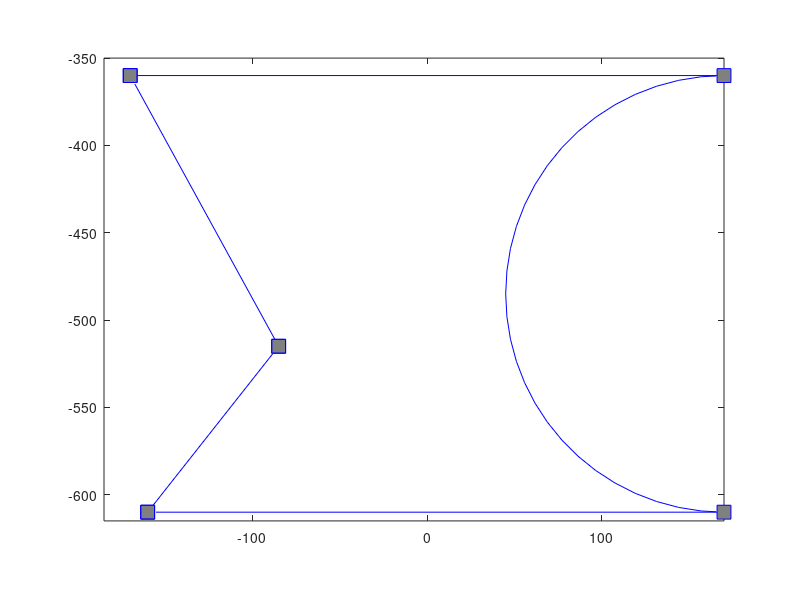

Write MATLAB code to recreate this figure. (Note: this script raises an error after producing the figure.)
clear all
%% create the plot 
bellyA=[-170 -360];
bellyB=[170 -360];
bellyC=[170 -610];
bellyD=[-160 -610];
bellyE=[-85 -515];
 

global X_MIN X_MAX Y_MIN Y_MAX;
X_MIN=-185;
X_MAX=170;
Y_MIN=-615;
Y_MAX=-350;

global whiteImage
whiteImage = 255 * ones(265, 350, 'uint8');
figure(1)
% imshow(whiteImage);


% axis([X_MIN X_MAX Y_MIN Y_MAX]);
global bellyF bellyF_radius
bellyF=[170 -485]; % origin of circle 
bellyF_radius= 125;
eq_pos_circle=[bellyF(1)-bellyF_radius bellyF(2)-bellyF_radius 2*bellyF_radius 2*bellyF_radius];
% plot the result 
figure(1)
plot([bellyA(1) bellyB(1)],[bellyA(2) bellyB(2)],'-bs', 'MarkerSize',10,'MarkerEdgeColor','b','MarkerFaceColor',[0.5,0.5,0.5]);
hold on
plot([bellyA(1) bellyE(1)],[bellyA(2) bellyE(2)],'-bs', 'MarkerSize',10,'MarkerEdgeColor','b','MarkerFaceColor',[0.5,0.5,0.5]);
hold on
plot([bellyD(1) bellyE(1)],[bellyD(2) bellyE(2)],'-bs', 'MarkerSize',10,'MarkerEdgeColor','b','MarkerFaceColor',[0.5,0.5,0.5]);
hold on
plot([bellyC(1) bellyD(1)],[bellyC(2) bellyD(2)],'-bs', 'MarkerSize',10,'MarkerEdgeColor','b','MarkerFaceColor',[0.5,0.5,0.5]);
hold on
rectangle('Position',eq_pos_circle,'Curvature',[1 1],'EdgeColor','b');
axis([X_MIN X_MAX Y_MIN Y_MAX]);

axis equal

global eqA_E eqD_E eqA_B eqC_D
eqA_E=polyfit([bellyA(1) bellyE(1)],[bellyA(2) bellyE(2)],1); 
eqD_E=polyfit([bellyD(1) bellyE(1)],[bellyD(2) bellyE(2)],1); 
eqA_B=polyfit([bellyA(1) bellyB(1)],[bellyA(2) bellyB(2)],1); 
eqC_D=polyfit([bellyC(1) bellyD(1)],[bellyC(2) bellyD(2)],1); 


%% fill the region and mark the boundary 
% free space = 1
% boundary = 2
% obstacle = 0

% fill the region
for i=X_MIN:X_MAX
   for j= Y_MIN:Y_MAX
       if(ToCheckIfInObstacleSpace(i,j))
           % is a free space, mark as 1
           whiteImage(j+616,i+186)=0;
       else
           whiteImage(j+616,i+186)=125;
       end
   end
end


for i=X_MIN+1:X_MAX
   for j= Y_MIN+1:Y_MAX
       if((whiteImage(j+616,i+186)==0 && whiteImage(j+616-1,i+186)==125) ...
          || (whiteImage(j+616,i+186)==125 && whiteImage(j+616-1,i+186)==0)...
          || (whiteImage(j+616,i+186)==0 && whiteImage(j+616,i+186-1)==125)...
          || (whiteImage(j+616,i+186)==125 && whiteImage(j+616,i+186-1)==0))
           % is a boundary, mark as 255
           whiteImage(j+616,i+186)=255;
       end
   end
end




%% morse decomposition 
% using h(x)=x from left to right 

% 1. find critical point 
criticalPoint=0;
connectivity=0;

for i=X_MIN+1:X_MAX
   for j= Y_MIN+1:Y_MAX
       if(whiteImage(j+616,i+186)==255 && whiteImage(j+616+1,i+186)~=255)
            if(CheckIfCritical(i,j))
              whiteImage(j+616,i+186)=50;               
            end
       end
   end
end

% filter some critical point which is too close to each other
CriticalPointIndex=1;
for i=X_MIN+1:X_MAX
   for j= Y_MIN+1:Y_MAX
       if(whiteImage(j+616,i+186)==50)
          if(ToFilteredNoiseCriticalPoint(i,j))
%            CriticalPoint(CriticalPointIndex,:)=[i,j];
           CriticalPoint(CriticalPointIndex,:)=[i+186, j+616];
           CriticalPointIndex=CriticalPointIndex+1;
          end
       end
   end
end



figure(2)
imshow(whiteImage);







%% Zig-zag

% need to have image coordinate
function [OutoFImageRange]=CheckOutoFImageRange(ImageCurrent_X,ImageCurrent_Y)
global whiteImage
OutoFImageRange=false;
[m,n,~]=size(whiteImage);
if(ImageCurrent_X > n || ImageCurrent_X < 1 || ... 
        ImageCurrent_Y < 1 || ImageCurrent_Y > m)
    OutoFImageRange=true;
end

end


function [this_is_true_critical]= ToFilteredNoiseCriticalPoint(Current_X, Current_Y)
global whiteImage
white_count=0; % at least two white point 
cp_point=0;

for i=Current_X-1:Current_X+1
    for j=Current_Y-1:Current_Y+1
        imageY=j+616
        imageX=i+186
      if(~CheckOutoFImageRange(i+186, j+616))
        if(whiteImage(j+616,i+186)==255)
            white_count=white_count+1;
        end
        if(whiteImage(j+616,i+186)==50)
            cp_point=cp_point+1;    
        end
      end
    end
end


if (cp_point<3 && white_count>=2)
    this_is_true_critical=true;
else
    this_is_true_critical=false;
end

end




function [InFreeSpace]=ToCheckIfInObstacleSpace(Current_X, Current_Y)
global bellyF bellyF_radius
global eqA_E eqD_E eqA_B eqC_D

poly_half_A_E=eqA_E(1)*Current_X+eqA_E(2)-Current_Y;
poly_half_D_E=eqD_E(1)*Current_X+eqD_E(2)-Current_Y;

% check for the square obstacle
if(Current_Y <= eqA_B(2) && Current_Y >= eqC_D(2) && ...
      ((Current_X-bellyF(1))^2+(Current_Y-bellyF(2))^2-bellyF_radius^2)>=0  && ... 
       (poly_half_A_E <0 || poly_half_D_E >0) )
    InFreeSpace=true;
else
    InFreeSpace=false;
end

end

function [IsCriticalPoint]=CheckIfCritical(Current_X, Current_Y)
global whiteImage
global  Y_MIN Y_MAX;
up_free=false;
up_obstacle=false;
down_free=false;
down_obstacle=false;

% search up
for j=Current_Y:Y_MAX 
       if(whiteImage(j+616,Current_X+186)==0)
           up_free=true;
           break
       else if (whiteImage(j+616,Current_X+186)==125)
           up_obstacle=true;
           break
           end      
       end
end
% search down
for j=Current_Y:-1:Y_MIN
           if(whiteImage(j+616,Current_X+186)==0)
           down_free=true;
           break
       else if (whiteImage(j+616,Current_X+186)==125)
           down_obstacle=true;
           break
           end      
        end
end
% return whether is a critical point 

if((down_free && up_free) || (up_obstacle && down_obstacle))
    IsCriticalPoint=true;
else
    IsCriticalPoint=false;
end

end

